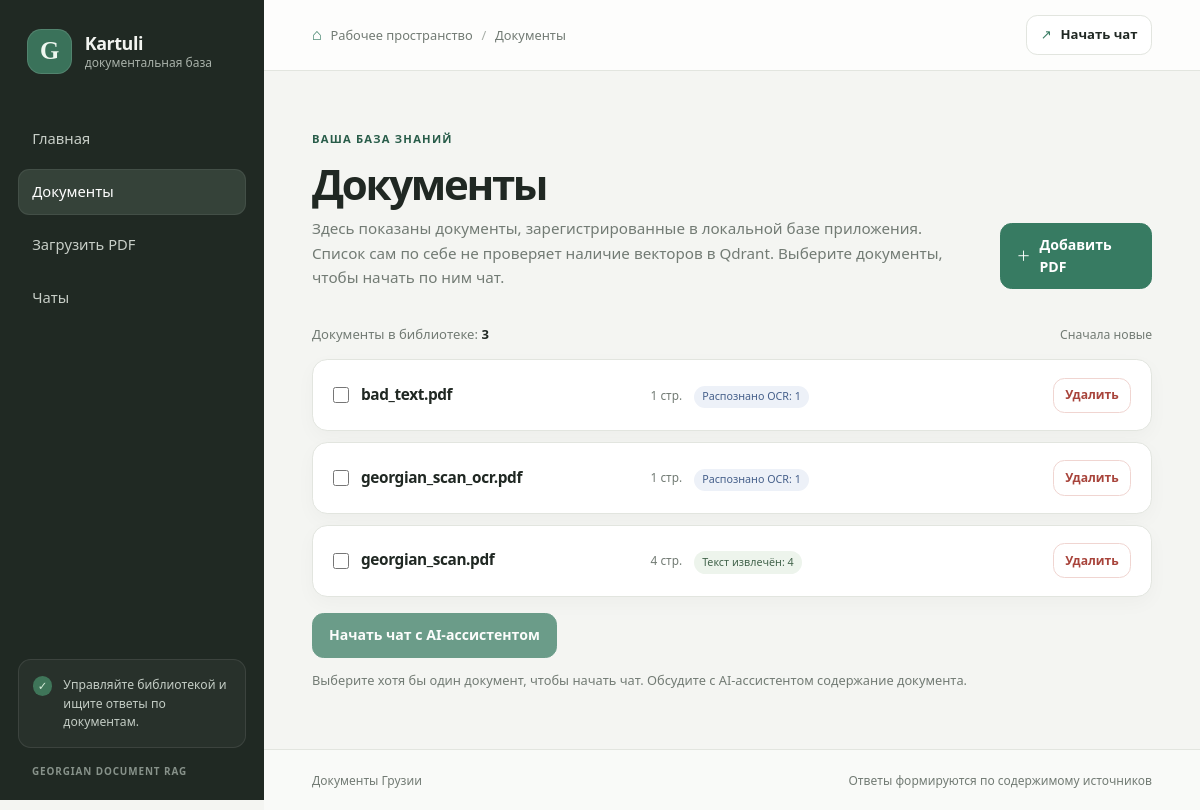
Screenshot of /documents with the database file from the repository.
### app/models.py (models this page shows)
class Base(DeclarativeBase):
    pass

class Document(Base):
    __tablename__ = "documents"
    id: Mapped[str] = mapped_column(
        String(36),
        primary_key=True,
        default=lambda: str(uuid4()),
    )
    filename: Mapped[str] = mapped_column(String(255))
    file_hash: Mapped[str] = mapped_column(String(64), unique=True)
    created_at: Mapped[datetime] = mapped_column(
        DateTime,
        default=lambda: datetime.now(UTC),
    )
    pages: Mapped[list["DocumentPage"]] = relationship(
        back_populates="document",
        cascade="all, delete-orphan",
    )
    chats: Mapped[list["Chat"]] = relationship(
        secondary=chat_documents,
        back_populates="documents",
    )

### app/web_routes.py (the view)
@router.get("/documents", name="documents")
def documents(
    request: Request,
    session: Session = Depends(get_session),
    page: int = Query(default=1, ge=1),
    deleted: bool = Query(default=False),
    cleanup_warning: bool = Query(default=False),
):
    return _render_documents(
        request,
        session,
        page=page,
        deleted=deleted,
        cleanup_warning=cleanup_warning,
    )

### app/templates/documents.html (shortened to what this page needs)
{% extends "base.html" %}
{% block content %}
  <section class="page-heading page-heading-row" aria-labelledby="page-title">
    <div>
      <p class="eyebrow">Ваша база знаний</p>
      <h1 id="page-title">Документы</h1>
      <p class="page-description">
        Здесь показаны документы, зарегистрированные в локальной базе приложения.
        Список сам по себе не проверяет наличие векторов в Qdrant.
        Выберите документы, чтобы начать по ним чат.
      </p>
    </div>
    <a class="button button-primary" href="{{ url_for('upload_form') }}"><span aria-hidden="true">＋</span> Добавить PDF</a>
  </section>
  {% if documents %}
    <div class="library-toolbar">
      <p class="results-count" aria-live="polite">Документы в библиотеке: <strong>{{ total }}</strong></p>
      <span class="library-sort-label">Сначала новые</span>
    </div>
    <div class="document-list">
      {% for entry in documents %}
        <article class="document-card">
          <label
            class="document-chat-select"
            aria-label="Выбрать {{ entry.document.filename }} для чата"
          >
            <input
              type="checkbox"
              name="document_ids"
              value="{{ entry.document.id }}"
              form="create-chat-form"
            >
          </label>
          <h2 class="document-card-name">
            {% if entry.original_available %}
              <a
                href="{{ url_for('document_original', document_id=entry.document.id) }}"
                aria-label="{{ entry.document.filename }}"
              >{{ entry.document.filename }}</a>
            {% else %}
              {{ entry.document.filename }}
            {% endif %}
          </h2>
          <span class="document-page-count">{{ entry.page_count }} стр.</span>
          {% if entry.statuses %}
            <ul class="status-list" aria-label="Статусы обработки страниц">
              {% for status in entry.statuses %}
                <li>
                  <span class="status-badge status-badge--{{ status.class_name }}">
                    {{ status.label }}: {{ status.count }}
                  </span>
                </li>
              {% endfor %}
            </ul>
          {% else %}
            <span class="document-status-empty">Нет статусов страниц</span>
          {% endif %}
          <form
            class="document-delete-form"
            method="post"
            action="{{ url_for('delete_document', document_id=entry.document.id) }}"
            data-pending-message="Удаляем документ и его данные"
            data-pending-label="Удаление..."
            data-confirm-message="Удалить документ, все страницы, фрагменты и векторы? Это действие нельзя отменить."
          >
            <button class="button button-danger document-delete-button" type="submit">Удалить</button>
          </form>
        </article>
      {% endfor %}
    </div>
    <form
      id="create-chat-form"
      class="document-chat-form"
      action="{{ url_for('create_chat') }}"
      method="post"
      data-document-chat-form
      data-pending-message="Создаём чат..."
      data-pending-label="Создаём чат..."
    >
      <button
        class="button button-primary"
        type="submit"
        aria-describedby="document-chat-hint"
      >Начать чат с AI-ассистентом</button>
      <p class="document-chat-hint" id="document-chat-hint">
        Выберите хотя бы один документ, чтобы начать чат. Обсудите с AI-ассистентом содержание документа.
      </p>
    </form>
  {% endif %}
{% endblock %}

### app/templates/base.html (shortened to what this page needs)
<!doctype html>
<html lang="ru">
  <head>
    <link rel="stylesheet" href="{{ url_for('static', path='/css/variables.css') }}">
    <link rel="stylesheet" href="{{ url_for('static', path='/css/main.css') }}">
    <link rel="stylesheet" href="{{ url_for('static', path='/css/layout.css') }}">
    <link rel="stylesheet" href="{{ url_for('static', path='/css/components.css') }}">
  </head>
  <body>
    <div class="app-shell{% if request.url.path.startswith('/chats/') %} has-chat-sidebar{% endif %}">
      <aside class="site-sidebar">
        <a class="brand" href="{{ url_for('home') }}" aria-label="Georgian Document RAG — главная">
          <span class="brand-mark" aria-hidden="true">G</span>
          <span class="brand-copy">
            <span class="brand-name">Kartuli</span>
            <span class="brand-caption">документальная база</span>
          </span>
        </a>
        <nav class="site-nav" aria-label="Основная навигация">
          {% set current_path = request.url.path %}
          {% set home_url = url_for('home') %}
          {% set documents_url = url_for('documents') %}
          {% set upload_url = url_for('upload_form') %}
          {% set chats_url = url_for('chats') %}
          <a class="nav-link{% if current_path == home_url.path %} is-active{% endif %}" href="{{ home_url }}" {% if current_path == home_url.path %}aria-current="page"{% endif %}>Главная</a>
          <a class="nav-link{% if current_path == documents_url.path or current_path.startswith(documents_url.path + '/') %} is-active{% endif %}" href="{{ documents_url }}" {% if current_path == documents_url.path or current_path.startswith(documents_url.path + '/') %}aria-current="page"{% endif %}>Документы</a>
          <div class="nav-upload-group">
            <a class="nav-link{% if current_path == upload_url.path %} is-active{% endif %}" href="{{ upload_url }}" {% if current_path == upload_url.path %}aria-current="page"{% endif %}>Загрузить PDF</a>
          </div>
          <a class="nav-link" href="{{ chats_url }}" >Чаты</a>
        </nav>
        <div class="sidebar-note">
          <span class="sidebar-note-mark" aria-hidden="true">✓</span>
          <p>Управляйте библиотекой и ищите ответы по документам.</p>
        </div>
        <p class="sidebar-version">GEORGIAN DOCUMENT RAG</p>
      </aside>
      <div class="workspace">
        <header class="workspace-header">
          <div class="workspace-header-inner">
            <p class="workspace-location"><span aria-hidden="true">⌂</span> Рабочее пространство <span aria-hidden="true">/</span> Документы</p>
            <a class="header-action" href="{{ url_for('documents') }}">
              <span aria-hidden="true">↗</span> Начать чат
            </a>
          </div>
        </header>
        <main id="main-content" class="main-content">
          {% block content %}{% endblock %}
        </main>
        <footer class="workspace-footer">
          <span>Документы Грузии</span>
          <span>Ответы формируются по содержимому источников</span>
        </footer>
      </div>
    </div>
  </body>
</html>

### app/static/css/variables.css (style rules this page uses)
:root { color-scheme: light; font-family: "Segoe UI", sans-serif; font-synthesis: none; text-rendering: optimizeLegibility; --color-ink: #202823; --color-muted: #727b74; --color-accent: #377b62; --color-accent-dark: #285c49; --color-accent-soft: #e8f1eb; --color-border: #e2e5df; --color-surface: #ffffff; --color-page: #f4f5f2; --color-sidebar: #202923; --color-sidebar-muted: #a8b1a9; --color-focus: #bf663c; --color-danger: #a8443b; --color-danger-soft: #fff0ed; --space-1: 0.5rem; --space-2: 1rem; --space-3: 1.5rem; --space-4: 2rem; --space-5: 3rem; --radius-card: 1.1rem; --shadow-card: 0 1rem 2.5rem rgb(36 47 39 / 5%); --content-width: 76rem; }

### app/static/css/main.css (style rules this page uses)
* { box-sizing: border-box; }
html { min-width: 20rem; background: var(--color-page); }
body { min-height: 100vh; margin: 0; color: var(--color-ink); background: var(--color-page); font-size: 1rem; line-height: 1.6; -webkit-font-smoothing: antialiased; }
a { color: var(--color-accent-dark); text-underline-offset: 0.2em; }
button, input, textarea, select { font: inherit; }

### rows the page displays
Document: document.filename "bad_text.pdf"
Document: document.filename "georgian_scan_ocr.pdf"
Document: document.filename "georgian_scan.pdf"

### other values shown
{{ total }} "3"
{{ entry.page_count }} "1" "1" "4"
{{ status.label }} "Распознано OCR" "Распознано OCR" "Текст извлечён"
{{ status.count }} "1" "1" "4"
